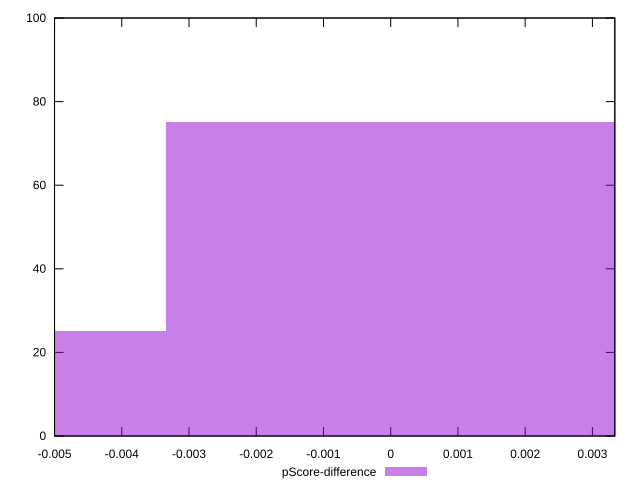

The gnuplot source for this figure:
reset

$pScoreDifference <<EOF
0 75
-0.0066846597687295305 25
EOF

set key outside below
set boxwidth 0.0066846597687295305
set xrange [-0.0050000000000000044:0.0033333333333332993]
set yrange [0:100]
set trange [0:100]
set style fill transparent solid 0.5 noborder
set terminal svg size 640, 490 enhanced background rgb 'white'
set output "report_00019_2021-02-10T18-14-37.922Z//unused-css-rules/samples/pages/pScore-difference/histogram.svg"

plot $pScoreDifference title "pScore-difference" with boxes

reset
